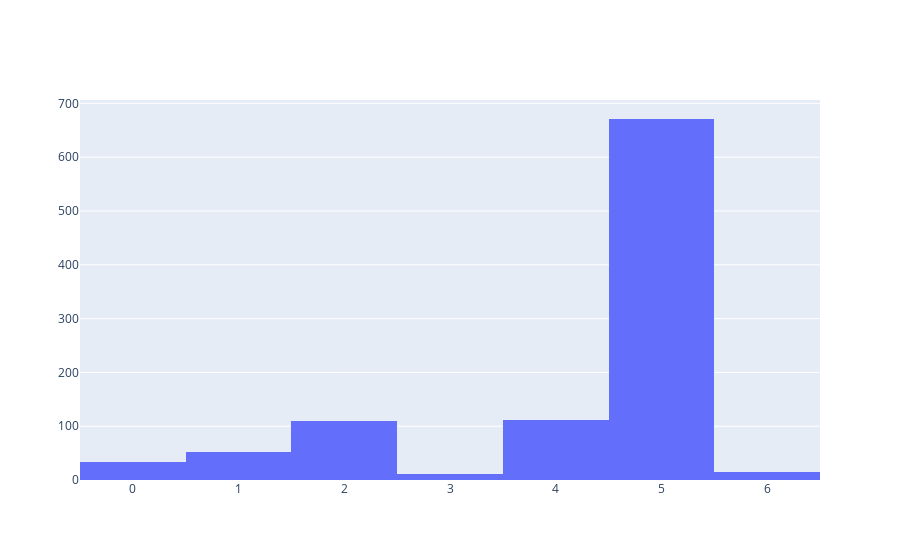

This figure's notebook cell:
### Code cell
fig_2 = go.Figure()
fig_2.add_trace(go.Histogram(x=val_labels, name='val'))

### Figure 1 — Plotly figure (JSON) as saved in the notebook; plotly's stock layout.template omitted (floating-point values rounded to 4 significant figures; data arrays with more than 128 entries replaced by an {"elided": "..."} marker saying what was removed)
{"data": [{"name": "val", "type": "histogram", "x": {"elided": "1003 int values"}}], "layout": {}}
